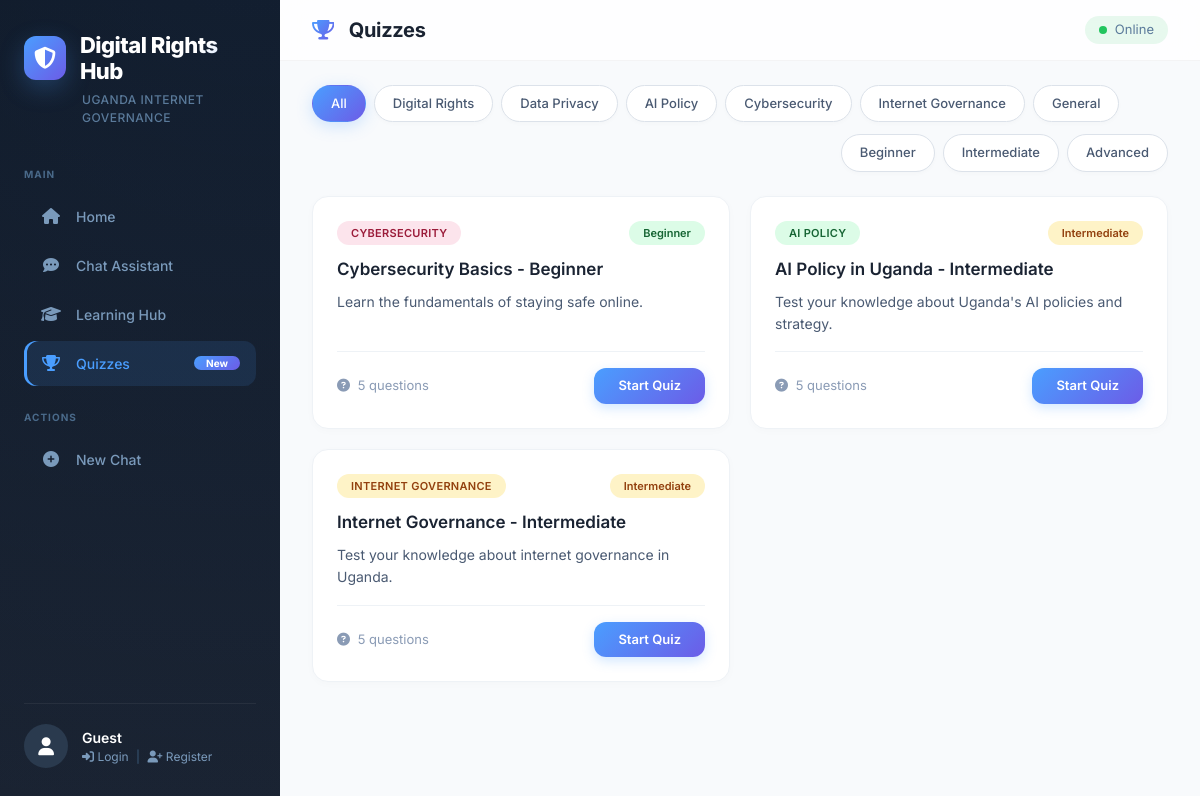
Screenshot of /quizzes/ with the database file from the repository.
### chatbot/models.py (models this page shows, shortened)
class Quiz(models.Model):
    CATEGORY_CHOICES = [
        ('digital_rights', 'Digital Rights'),
        ('privacy', 'Data Privacy'),
        ('ai_policy', 'AI Policy'),
        ('cybersecurity', 'Cybersecurity'),
        ('internet_governance', 'Internet Governance'),
        ('general', 'General'),
    ]
    title = models.CharField(max_length=200)
    description = models.TextField()
    category = models.CharField(max_length=50, choices=CATEGORY_CHOICES)
    difficulty = models.CharField(max_length=20, choices=[
        ('beginner', 'Beginner'),
        ('intermediate', 'Intermediate'),
        ('advanced', 'Advanced'),
    ], default='beginner')
    time_limit = models.IntegerField(default=5)
    passing_score = models.IntegerField(default=70)
    is_published = models.BooleanField(default=True)
    created_at = models.DateTimeField(auto_now_add=True)
    def get_question_count(self):
        return self.questions.count()

### chatbot/views.py (the view)
# urls.py: path('quizzes/', views.quiz_list, name='quiz_list'),
def quiz_list(request):
    category = request.GET.get('category', '')
    difficulty = request.GET.get('difficulty', '')
    quizzes = Quiz.objects.filter(is_published=True)
    if category:
        quizzes = quizzes.filter(category=category)
    if difficulty:
        quizzes = quizzes.filter(difficulty=difficulty)
    categories = Quiz.CATEGORY_CHOICES
    difficulties = Quiz._meta.get_field('difficulty').choices
    context = {
        'quizzes': quizzes,
        'categories': categories,
        'difficulties': difficulties,
        'current_category': category,
        'current_difficulty': difficulty,
    }
    return render(request, 'chatbot/quiz_list.html', context)

### chatbot/templates/chatbot/quiz_list.html (shortened to what this page needs)
<!DOCTYPE html>
<html lang="en">
<head>
    <link href="https://cdn.jsdelivr.net/npm/bootstrap@5.3.0/dist/css/bootstrap.min.css" rel="stylesheet">
    <link rel="stylesheet" href="https://cdnjs.cloudflare.com/ajax/libs/font-awesome/6.4.0/css/all.min.css">
</head>
<body>
<div class="app-container">
    <aside class="sidebar" id="sidebar">
        <div class="sidebar-brand">
            <div class="logo-icon"><div class="icon-wrap"><i class="fas fa-shield-alt"></i></div><h1>Digital Rights Hub</h1></div>
            <div class="subtitle">Uganda Internet Governance</div>
        </div>
        <nav class="sidebar-nav">
            <div class="nav-label">Main</div>
            <a href="/" class="nav-item "><i class="fas fa-home"></i> Home</a>
            <a href="/chat/" class="nav-item"><i class="fas fa-comment-dots"></i> Chat Assistant</a>
            <a href="/learn/" class="nav-item"><i class="fas fa-graduation-cap"></i> Learning Hub</a>
            <a href="/quizzes/" class="nav-item active"><i class="fas fa-trophy"></i> Quizzes <span class="badge">New</span></a>
            <div style="margin-top:24px;"><div class="nav-label">Actions</div>
            <a href="/chat/" onclick="resetChat()" class="nav-item"><i class="fas fa-plus-circle"></i> New Chat</a></div>
        </nav>
        <div class="sidebar-footer">
            <div class="user-info">
                {% if user.is_authenticated %}
                    <div class="user-avatar">{{ user.username|make_list|first|upper }}</div>
                    <div>
                        <div class="user-name">{{ user.username }}</div>
                        <div class="user-role">
                            <a href="{% url 'profile' %}"><i class="fas fa-user"></i> Profile</a>
                            <span class="sep">|</span>
                            <a href="{% url 'logout' %}"><i class="fas fa-sign-out-alt"></i> Logout</a>
                        </div>
                    </div>
                {% else %}
                    <div class="user-avatar guest"><i class="fas fa-user" style="font-size:18px;"></i></div>
                    <div>
                        <div class="user-name">Guest</div>
                        <div class="user-role">
                            <a href="{% url 'login' %}"><i class="fas fa-sign-in-alt"></i> Login</a>
                            <span class="sep">|</span>
                            <a href="{% url 'register' %}"><i class="fas fa-user-plus"></i> Register</a>
                        </div>
                    </div>
                {% endif %}
            </div>
        </div>
    </aside>
    <main class="main-content">
        <header class="main-header">
            <h2><i class="fas fa-trophy"></i> Quizzes</h2>
            <div class="header-actions"><span class="status"><span class="dot"></span><span>Online</span></span></div>
        </header>
        <div class="content-area">
            <div class="filters-bar">
                <div class="filter-group">
                    <a href="?{% if current_difficulty %}difficulty={{ current_difficulty }}&{% endif %}" class="filter-btn {% if not current_category %}active{% endif %}">All</a>
                    {% for key, label in categories %}
                    <a href="?category={{ key }}{% if current_difficulty %}&difficulty={{ current_difficulty }}{% endif %}" class="filter-btn {% if current_category == key %}active{% endif %}">{{ label }}</a>
                    {% endfor %}
                </div>
                <div class="filter-group" style="margin-left:auto;">
                    {% for key, label in difficulties %}
                    <a href="?difficulty={{ key }}{% if current_category %}&category={{ current_category }}{% endif %}" class="filter-btn {% if current_difficulty == key %}active{% endif %}">{{ label }}</a>
                    {% endfor %}
                </div>
            </div>
            {% if quizzes %}
            <div class="quizzes-grid">
                {% for quiz in quizzes %}
                <div class="quiz-card">
                    <div class="card-top">
                        <span class="card-badge badge-{{ quiz.category }}">{{ quiz.get_category_display }}</span>
                        <span class="difficulty-badge difficulty-{{ quiz.difficulty }}">{{ quiz.get_difficulty_display }}</span>
                    </div>
                    <div class="card-title">{{ quiz.title }}</div>
                    <div class="card-description">{{ quiz.description|truncatewords:20 }}</div>
                    <div class="card-footer">
                        <span class="meta"><i class="fas fa-question-circle"></i> {{ quiz.get_question_count }} questions</span>
                        <a href="{% url 'quiz_detail' quiz.id %}" class="btn-start">Start Quiz</a>
                    </div>
                </div>
                {% endfor %}
            </div>
            {% else %}
            <div class="empty-state">
                <i class="fas fa-trophy"></i>
                <h3>No quizzes available</h3>
                <p>Check back soon for new quizzes!</p>
            </div>
            {% endif %}
        </div>
    </main>
</div>
</body>
</html>

### rows the page displays
Quiz: category "CYBERSECURITY", difficulty "Beginner", title "Cybersecurity Basics - Beginner", description "Learn the fundamentals of staying safe online.", get_question_count "5"
Quiz: category "AI POLICY", difficulty "Intermediate", title "AI Policy in Uganda - Intermediate", description "Test your knowledge about Uganda's AI policies and strategy.", get_question_count "5"
Quiz: category "INTERNET GOVERNANCE", difficulty "Intermediate", title "Internet Governance - Intermediate", description "Test your knowledge about internet governance in Uganda.", get_question_count "5"

### other values shown
{{ label }} "Digital Rights" "Data Privacy" "AI Policy" "Cybersecurity" "Internet Governance" "General"
{{ label }} "Beginner" "Intermediate" "Advanced"
